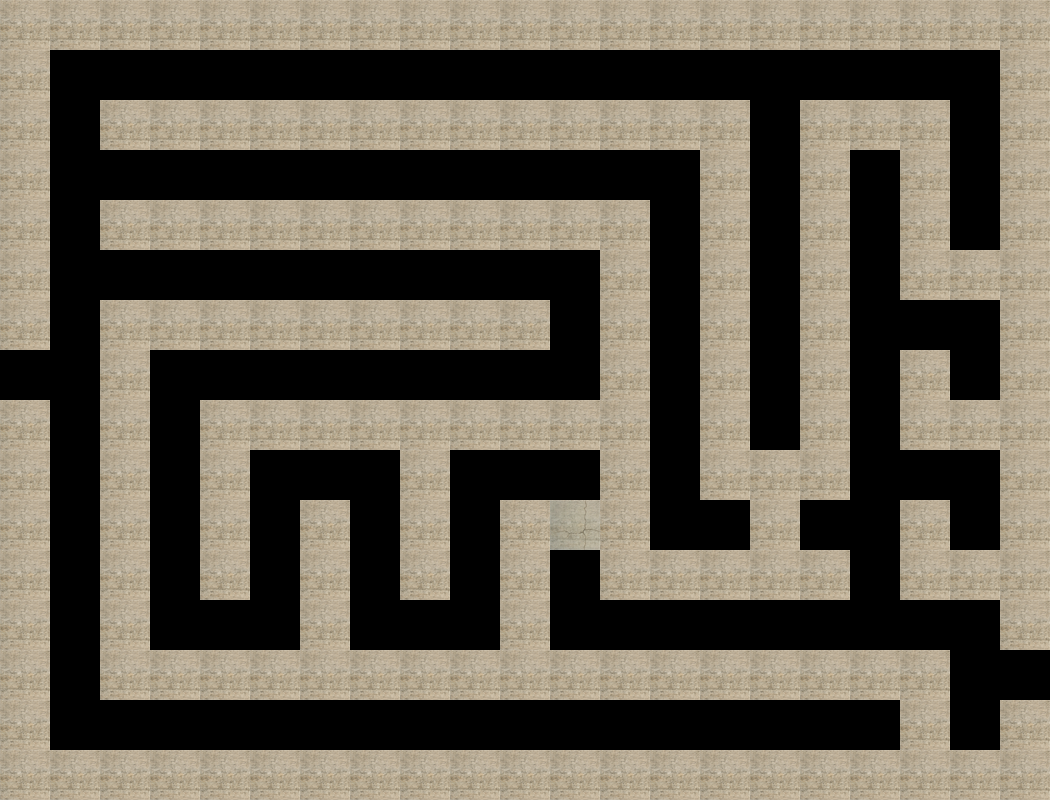

Rendered tile map (Tiled .tmx) drawn with the repository's tilesets; below, a short description and the full map source, tile grids included:
An orthogonal 21x16 tile map with 50x50 px tiles, 1 tile layer (Tile Layer 1).

<map version="1.2" tiledversion="1.3.2" orientation="orthogonal" renderorder="right-down" compressionlevel="0" width="21" height="16" tilewidth="50" tileheight="50" infinite="0" nextlayerid="2" nextobjectid="1">
 <properties>
  <property name="bombable" type="bool" value="true" />
 </properties>
 <tileset firstgid="1" source="MazeTilSet.tsx" />
 <layer id="1" name="Tile Layer 1" width="21" height="16">
  <data encoding="csv">
1,1,1,1,1,1,1,1,1,1,1,1,1,1,1,1,1,1,1,1,1,
1,0,0,0,0,0,0,0,0,0,0,0,0,0,0,0,0,0,0,0,1,
1,0,1,1,1,1,1,1,1,1,1,1,1,1,1,0,1,1,1,0,1,
1,0,0,0,0,0,0,0,0,0,0,0,0,0,1,0,1,0,1,0,1,
1,0,1,1,1,1,1,1,1,1,1,1,1,0,1,0,1,0,1,0,1,
1,0,0,0,0,0,0,0,0,0,0,0,1,0,1,0,1,0,1,1,1,
1,0,1,1,1,1,1,1,1,1,1,0,1,0,1,0,1,0,0,0,1,
0,0,1,0,0,0,0,0,0,0,0,0,1,0,1,0,1,0,1,0,1,
1,0,1,0,1,1,1,1,1,1,1,1,1,0,1,0,1,0,1,1,1,
1,0,1,0,1,0,0,0,1,0,0,0,1,0,1,1,1,0,0,0,1,
1,0,1,0,1,0,1,0,1,0,1,2,1,0,0,1,0,0,1,0,1,
1,0,1,0,1,0,1,0,1,0,1,0,1,1,1,1,1,0,1,1,1,
1,0,1,0,0,0,1,0,0,0,1,0,0,0,0,0,0,0,0,0,1,
1,0,1,1,1,1,1,1,1,1,1,1,1,1,1,1,1,1,1,0,0,
1,0,0,0,0,0,0,0,0,0,0,0,0,0,0,0,0,0,1,0,1,
1,1,1,1,1,1,1,1,1,1,1,1,1,1,1,1,1,1,1,1,1
</data>
 </layer>
</map>
